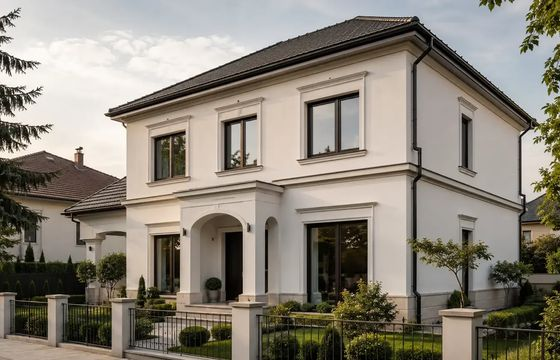
#> input picture decoflair-newsletter-nmc/img/blog-fatade.jpg, 560 x 360 px, given in place of led.jpg, which was not available
$ python build.py
#> lines starting #> are read from the running program, lines starting #| are printed output that depends on the picture
"""Newsletter Deco&Flair „Ediția 2027” — generator.

python3 build.py            → img/ (imagini optimizate pentru e-mail) + out/*.html + out/newsletter.txt

Ieșiri:
  out/newsletter-preview.html     imagini relative (img/…) — pentru previzualizare locală
  out/newsletter-brevo.html       URL-uri absolute + tag-uri Brevo ({{ unsubscribe }}, {{ mirror }})
  out/newsletter-mailerlite.html  URL-uri absolute + tag-uri MailerLite ({$unsubscribe}, {$url})
  out/newsletter-themarketer.html URL-uri absolute + tag theMarketer ({{unsubscribe_link}}); fără „Vezi online” (tag nedocumentat)
  out/newsletter.txt              versiunea text simplu (obligatorie pentru livrabilitate)

IMG_BASE = unde urci folderul img/ (ex. Image Manager OpenCart → catalog/newsletter/2026-11/).
"""
import json, pathlib, html, re
from PIL import Image

ROOT = pathlib.Path(__file__).resolve().parent
SRC, IMG, OUT = ROOT / "src", ROOT / "img", ROOT / "out"
IMG.mkdir(exist_ok=True); OUT.mkdir(exist_ok=True)

IMG_BASE = "https://decoflair.ro/image/catalog/newsletter/2026-11/"
SITE = "https://decoflair.ro"
CAMPAIGN = "decoflair-2027"
EXPERT_NAME = ""            # ex. „Ana Popescu” — gol = „Expertul Deco&Flair”
COUPON = None               # ex. {"code": "BUNVENIT", "text": "−5% la prima comandă pe decoflair.ro"} — creează întâi codul în OpenCart!
PRICES_DATE = "18.11.2026"

# ---------- paleta (verificată în tools/palette_check.py) ----------
C = dict(forest="#1F3A2F", forest_mid="#2E5244", teal="#256F69", teal_light="#8CCBC2", aubergine="#4B2748",
         mauve="#B9A3BD", mauve_mid="#8E6E93", nude="#E9D5CC", cream="#F4EEE4", ivory="#FBF8F2", ink="#161A17",
         muted="#5B5F5A", gold="#D6BC84", gold_dark="#7A5B22", white="#FFFFFF")
SERIF = "'Playfair Display',Georgia,'Times New Roman',serif"
SANS = "Jost,'Helvetica Neue',Helvetica,Arial,sans-serif"

# ---------- imagini ----------
def fit(src, out, w, h, fx=0.5, fy=0.5, box=None, q=80):
#> called with src = 'led.jpg', out = 'hero.jpg', w = 1200, h = 760, fx = 0.62, fy = 0.5, q = 80
    im = Image.open(SRC / src if not str(src).startswith("/") else src).convert("RGB")
#> im is the input picture: PIL image 560x360 RGB; mean R, G, B 138.6, 132, 121
    if box: im = im.crop(box)
    W, H = im.size; ta = w / h
#> after `W, H = im.size`: W = 560; H = 360
    if W / H > ta:
        nw = int(H * ta); x = int((W - nw) * fx); im = im.crop((x, 0, x + nw, H))
    else:
        nh = int(W / ta); y = int((H - nh) * fy); im = im.crop((0, y, W, y + nh))
#> after `nh = int(W / ta)`: nh = 354
#> after `y = int((H - nh) * fy)`: y = 3
#> after `im = im.crop((0, y, W, y + nh))`:
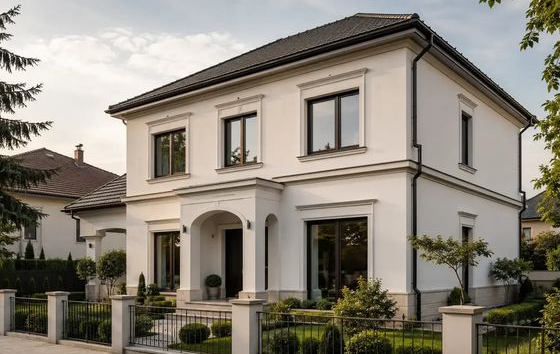
#> im: PIL image 560x354 RGB; mean R, G, B 138.6, 131.9, 120.9
    im = im.resize((w, h), Image.LANCZOS)
#> im: PIL image 1200x760 RGB
    im.save(IMG / out, "JPEG", quality=q, optimize=True, progressive=True)

IMAGES = [
    ("hero.jpg", "led.jpg", 1200, 760, 0.62, 0.5),
    ("kit-linea.jpg", "kit.png", 1200, 860, 0.5, 0.55),
    ("p-l5.jpg", "l5a.jpg", 480, 480), ("p-l2.jpg", "l2.jpg", 480, 480), ("p-fd3.jpg", "fd3a.jpg", 480, 480),
    ("p-fo1.jpg", "fo1.jpg", 480, 480), ("p-wo2.jpg", "wo2a.jpg", 480, 480), ("p-fl13.jpg", "fl13.jpg", 480, 480),
    ("room-living.jpg", "amb-interior.jpg", 560, 400, 0.55, 0.6), ("room-dormitor.jpg", "wave-amb.jpg", 560, 400, 0.5, 0.6),
    ("room-hol.jpg", "blog-usi.webp", 560, 400, 0.5, 0.45), ("room-fatada.jpg", "amb-exterior.jpg", 560, 400, 0.5, 0.45),
    ("trend-canele.jpg", "canele-amb.jpg", 560, 640), ("trend-ray.jpg", "ray-amb.jpg", 560, 640),
    ("trend-icon.jpg", "icon-amb.jpg", 560, 640, 0.5, 0.0), ("trend-il18.jpg", "il18-amb.jpg", 560, 640),
    ("kit-lumina.jpg", "amb-led-floor.jpg", 400, 400, 0.45, 0.5), ("kit-galerie.jpg", "amb-chenare.jpg", 400, 400, 0.3, 0.5),
    ("kit-japandi.jpg", "riflaj-amb.jpg", 400, 400),
    ("blog-led.jpg", "blog-led.png", 560, 360, 0.5, 0.4), ("blog-chenare.jpg", "blog-chenare.jpg", 560, 360, 0.5, 0.5),
    ("blog-fatade.jpg", "blog-fatade.webp", 560, 360, 0.5, 0.5),
    ("final.jpg", "amb-tapet.jpg", 1200, 560, 0.5, 0.55),
    ("sarb-interior.jpg", "amb-led-window.jpg", 560, 440, 0.5, 0.6),
]

def build_images():
    for spec in IMAGES:
        out, src, w, h, *f = spec
        box = (0, 0, 640, 600) if src == "icon-amb.jpg" else None  # fără colțul alb cu watermark
        fit(src, out, w, h, *(f or []), box=box)
#> pass 2 of the loop in build_images, `for spec in IMAGES:`:
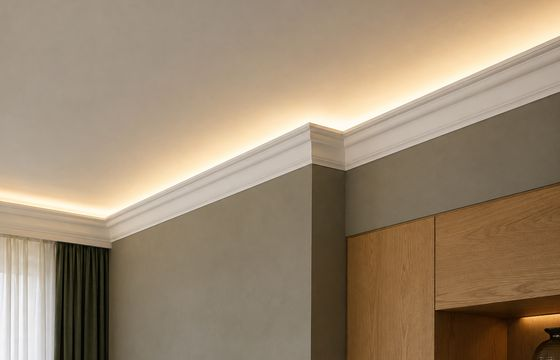
#> input picture decoflair-newsletter-nmc/img/blog-led.jpg, 560 x 360 px, given in place of kit.png, which was not available
#> in fit, im is the input picture: PIL image 560x360 RGB; mean R, G, B 155, 136, 112.2
#> in fit (call 2), `im = im.crop((x, 0, x + nw, H))`:
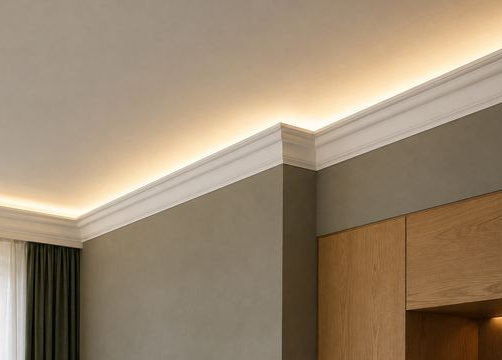
#> im: PIL image 502x360 RGB; mean R, G, B 154.1, 135.1, 111.1
#> pass 3 of the loop in build_images, `for spec in IMAGES:`:
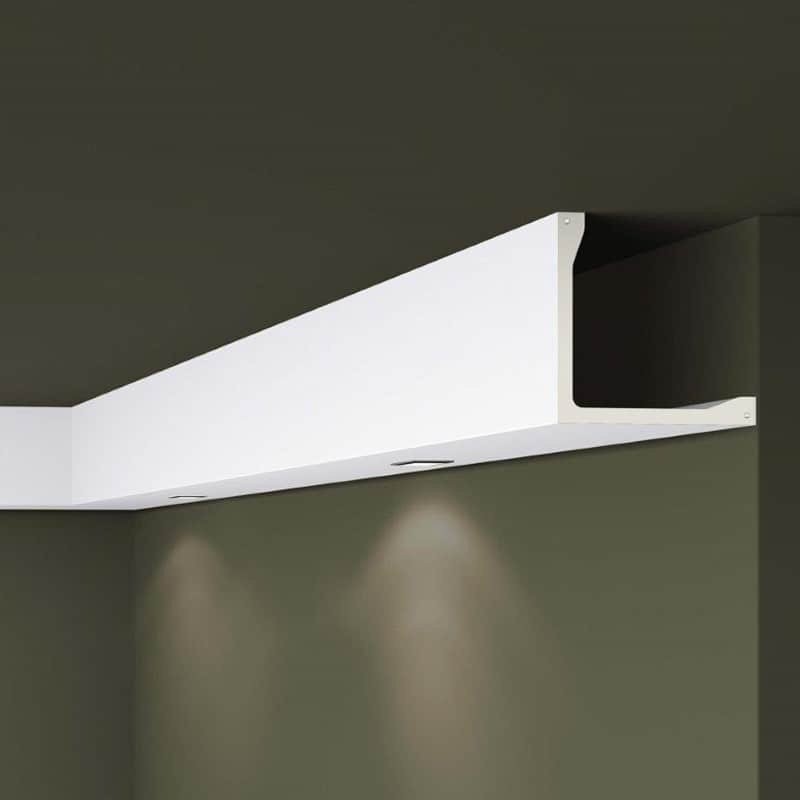
#> input picture decoflair-black-friday/assets/l5a.jpg, 1600 x 1600 px, found by its file name (shown at 1/2 size)
#> in fit, im is the input picture: PIL image 1600x1600 RGB; mean R, G, B 97.2, 96.9, 85.3
#> in fit (call 3), `im = im.resize((w, h), Image.LANCZOS)`:
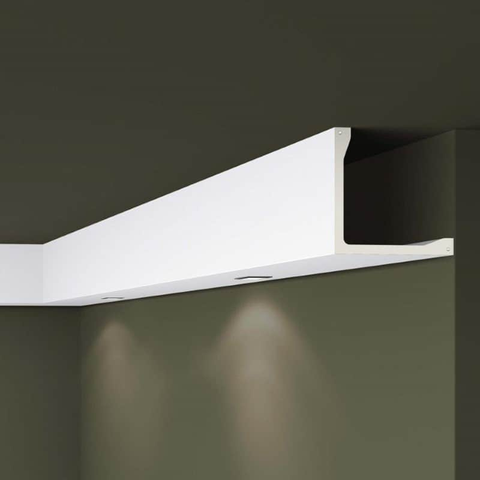
#> im: PIL image 480x480 RGB; mean R, G, B 97.2, 96.9, 85.3
#> the loop made 6 passes; the first 3 are shown
    fit("exterior.jpg", "sarb-exterior.jpg", 560, 440, 0.5, 0.5, box=(1350, 0, 2960, 1600))
    # expertul: cap + umeri + mâinile încrucișate, din versiunea HQ
    hq = ROOT / "expert" / "expert-hq.jpg"
    fit(str(hq), "expert.jpg", 504, 1000, 0.5, 0.0, box=(250, 0, 1978, 2824), q=84)
    Image.open(SRC / "logo-decoflair.png").save(IMG / "logo-decoflair.png", optimize=True)

# ---------- date ----------
def u(path, content):
    sep = "&" if "?" in path else "?"
    return f"{SITE}{path}{sep}utm_source=newsletter&utm_medium=email&utm_campaign={CAMPAIGN}&utm_content={content}"

PRODUCTS = [  # prețuri cu TVA citite pe decoflair.ro/oferte-speciale la PRICES_DATE, toate „În stoc”
    dict(img="p-l5.jpg", name="Scafă LED ARSTYL® L5", note="Lumină indirectă, 2 m", old="585,36", new="526,83", unit="lei / bară", url="/l5-arstyl"),
    dict(img="p-l2.jpg", name="Scafă LED ARSTYL® L2", note="Tavan suspendat vizual", old="742,82", new="668,54", unit="lei / bară", url="/l2-arstyl"),
    dict(img="p-wo2.jpg", name="Brâu WALLSTYL® WO2", note="Pentru chenare clasice", old="66,03", new="59,43", unit="lei / bară", url="/brau-decorativwo2-wallstyl"),
    dict(img="p-fd3.jpg", name="Plintă WALLSTYL® FD3", note="10 cm, polimer dur", old="121,13", new="109,02", unit="lei / bară", url="/plintafd3-wallstyl"),
    dict(img="p-fo1.jpg", name="Plintă WALLSTYL® FO1", note="12 cm, profil elegant", old="154,73", new="139,26", unit="lei / bară", url="/plintafo1-wallstyl"),
    dict(img="p-fl13.jpg", name="Plintă polimer dur FL13", note="Linie modernă, 5,8 cm", old="73,23", new="65,91", unit="lei / bară", url="/plinta-polimer-dur-fl13-58-13-2000"),
]

ROOMS = [
    ("room-living.jpg", "Livingul", "Lumină, ritm, primire", "/cornisa-decorativa-interior", "camera-living"),
    ("room-dormitor.jpg", "Dormitorul", "Liniște și textură", "/panouri-decorative-3d-interior-poliuretan", "camera-dormitor"),
    ("room-hol.jpg", "Holul & ușile", "Prima impresie", "/chenare-decorative-perete", "camera-hol"),
    ("room-fatada.jpg", "Fațada", "Casa văzută din stradă", "/profile-decorative-exterior", "camera-fatada"),
]

TREND = [
    ("trend-canele.jpg", "CANELÉ L", "Linii verticale care înalță camera", "/panou-decorativ-canelel", "trend-canele"),
    ("trend-ray.jpg", "RAY", "Romburi care prind lumina", "/panou-decorativ-3d-ray-arstyl", "trend-ray"),
    ("trend-icon.jpg", "ICON", "Forme rotunjite, retro-futuriste", "/panou-decorativ-3d-icon", "trend-icon"),
    ("trend-il18.jpg", "Cornișă LED IL18", "Draperii scăldate în lumină", "/cornisa-led-il18-121x90x2000", "trend-il18"),
]

KITS = [
    ("kit-lumina.jpg", "Kitul „Lumină de hotel”", "Scafă LED L5 + plintă FD3", "Seara, camera pare mai înaltă și mai caldă — fără nicio lustră nouă.", "/l5-arstyl", "kit-lumina"),
    ("kit-galerie.jpg", "Kitul „Perete-galerie”", "Brâu WO2 în chenare + plintă FO1", "Chenarele transformă un perete gol într-un fundal de revistă.", "/brau-decorativwo2-wallstyl", "kit-galerie"),
    ("kit-japandi.jpg", "Kitul „Japandi 2027”", "Riflaj acustic stejar + cornișă LED IL18", "Mai puțin ecou, mai multă căldură. Ritm calm, lumină caldă.", "/riflaj-acustic-panou-3d-stejar-deschis", "kit-japandi"),
]

FAQ = [
    ("Se pot vopsi profilele?", "Da. Profilele WALLSTYL® și ARSTYL® vin preamorsate din fabrică — le vopsești direct, cu vopsea pe bază de apă, în culoarea peretelui (efect ton-pe-ton) sau în contrast."),
    ("Montajul e complicat?", "Nu. Se lipesc cu adezivii dedicați ADEFIX (lipire) și ADEFIX Plus (îmbinări). Fără praf, fără șuruburi. Pe blog găsești ghidul pas cu pas."),
    ("Rezistă în baie sau bucătărie?", "Profilele din polimer dur (HDPS) sunt rezistente la umezeală și la șocuri — potrivite și pentru spațiile „grele” ale casei."),
    ("Nu știu ce să aleg. Mă ajutați?", "Pentru asta suntem aici: consultanță de specialitate la 0765 740 280 și, pentru proiecte mai mari, randare 3D — vezi rezultatul înainte să cumperi."),
]

BLOG = [
    ("blog-led.jpg", "Lumină", "Cornișa LED: eleganță prin iluminare indirectă", "/blog/cornisa-led-iluminat-indirect-eleganta-interior", "blog-led"),
    ("blog-chenare.jpg", "Pereți", "Chenare decorative: modele, dimensiuni, proporții", "/blog/chenare-decorative-perete-modele-dimensiuni-proportii", "blog-chenare"),
    ("blog-fatade.jpg", "Exterior", "Cele mai frumoase fațade: 10 idei și combinații", "/blog/cele-mai-frumoase-fatade-de-case", "blog-fatade"),
]

ADV = [
    ("Dealer autorizat NMC®", "Profile ARSTYL®, WALLSTYL®, NOMASTYL®, fabricate în Belgia — calitate europeană, la prețul corect."),
    ("Selecție, nu stoc", "Alegem cu grijă din mulți producători: profile, tapet italian de designer, panouri 3D, riflaje."),
    ("Know-how inclus", "Îți spunem ce merge, ce e în trend și ce rămâne frumos peste ani: produs, finisaj, culoare."),
    ("Randare 3D", "Vezi camera transformată înainte de prima comandă."),
    ("Exterior la comandă", "Tu ai ideea, noi o proiectăm și o executăm din materiale premium."),
    ("Pentru orice buget", "Un singur detaliu bine ales poate schimba o cameră. Îți arătăm care."),
]

# ---------- HTML helpers ----------
def esc(s): return html.escape(s, quote=True)

# [11 lines left out: functions img, button, not called in this run]

WA = "https://wa.me/40765740280?text=" + "Bun%C4%83%21%20Vreau%20o%20recomandare%20de%20amenajare%20%28din%20newsletterul%20Deco%26Flair%29"

def wa_button(text="Scrie-ne pe WhatsApp"):
    return button("&#128172;&nbsp; " + text, WA, "#25D366", C["ink"])

def eyebrow(text, color):
    return (f'<div style="font-family:{SANS};font-size:12px;letter-spacing:.24em;text-transform:uppercase;'
            f'color:{color};font-weight:600;margin:0 0 10px;">{text}</div>')

def h2(text, color, size=30):
    return f'<h2 style="margin:0 0 14px;font-family:{SERIF};font-weight:400;font-size:{size}px;line-height:1.18;color:{color};">{text}</h2>'

def p(text, color, size=16, extra=""):
    return f'<p style="margin:0 0 14px;font-family:{SANS};font-size:{size}px;line-height:1.6;color:{color};{extra}">{text}</p>'

def section(inner, bg, pad="44px 40px", grad=None, cls="pad"):
    g = f"background-image:{grad};" if grad else ""
    return (f'<tr><td class="{cls}" bgcolor="{bg}" style="background-color:{bg};{g}padding:{pad};">{inner}</td></tr>')

# [8 lines left out: function two_col, not called in this run]

def divider(color=C["mauve"]):
    return f'<tr><td style="padding:0 40px;" bgcolor="{C["cream"]}"><div style="height:1px;line-height:1px;background:{color};font-size:0;">&nbsp;</div></td></tr>'

# ---------- secțiunea „Casa gata de sărbători” ----------
# [311 lines left out: functions holiday_section, build_html, build_text, not called in this run]

if __name__ == "__main__":
#> (the run stopped early here; a loop or call above may not have finished)
